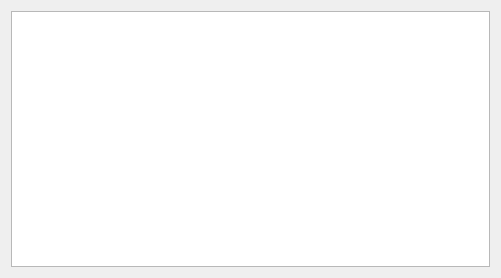
<?xml version="1.0" encoding="UTF-8"?>
<ui version="4.0">
 <class>AboutWidget</class>
 <widget class="QWidget" name="AboutWidget">
  <property name="geometry">
   <rect>
    <x>0</x>
    <y>0</y>
    <width>501</width>
    <height>278</height>
   </rect>
  </property>
  <property name="windowTitle">
   <string>Form</string>
  </property>
  <property name="styleSheet">
   <string notr="true"/>
  </property>
  <layout class="QHBoxLayout" name="horizontalLayout">
   <item>
    <widget class="QTextBrowser" name="textBrowser"/>
   </item>
  </layout>
 </widget>
 <resources/>
 <connections/>
</ui>
